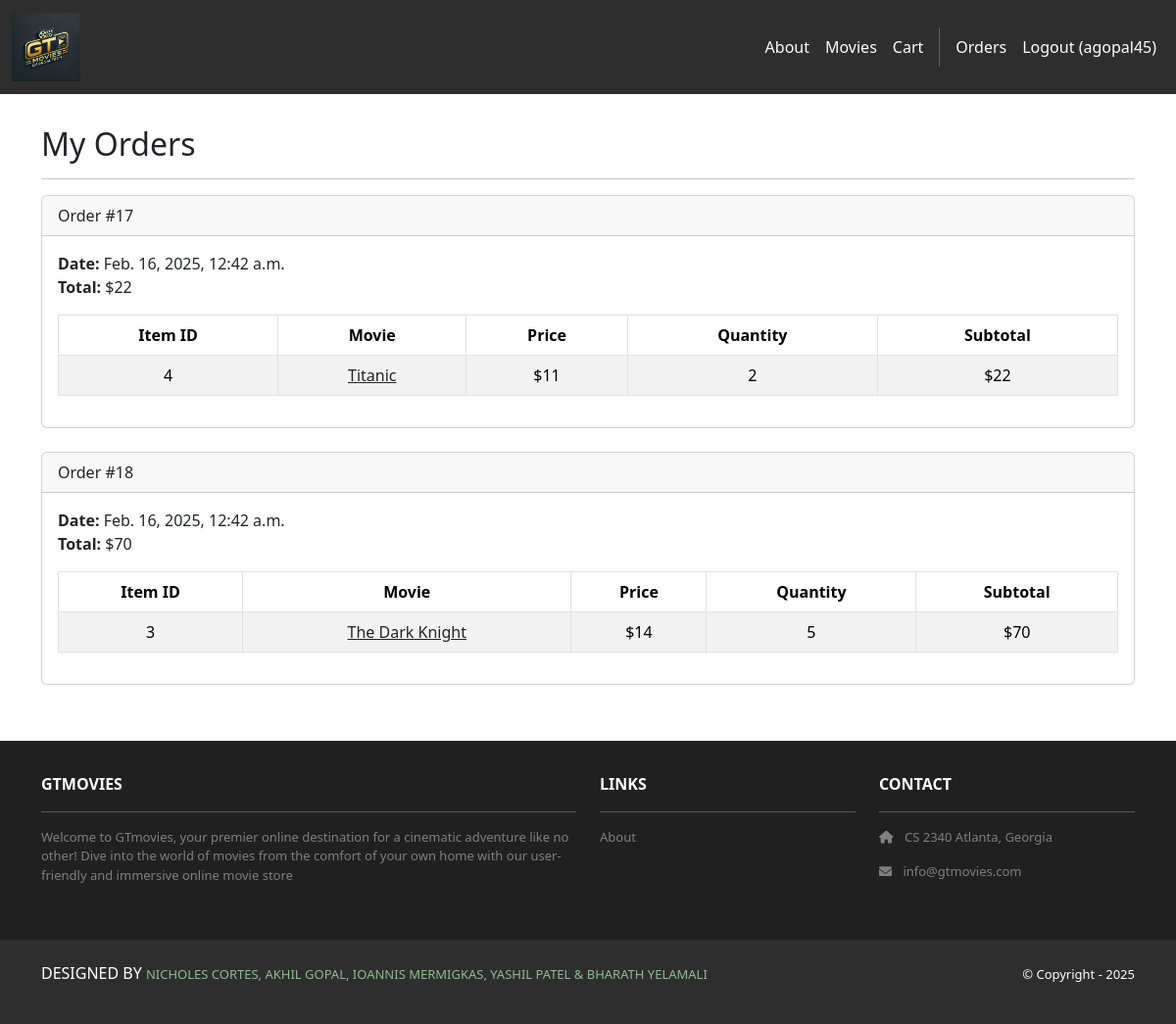
Page /accounts/orders/ (signed in) on the committed database.
### cart/models.py (models this page shows, shortened)
class Order(models.Model):
    id = models.AutoField(primary_key=True)
    total = models.IntegerField()
    date = models.DateTimeField(auto_now_add=True)
    user = models.ForeignKey(User, on_delete=models.CASCADE)

class Item(models.Model):
    id = models.AutoField(primary_key=True)
    price = models.IntegerField()
    quantity = models.IntegerField()
    order = models.ForeignKey(Order, on_delete=models.CASCADE)
    movie = models.ForeignKey(Movie, on_delete=models.CASCADE)

### movies/models.py (models this page shows, shortened)
class Movie(models.Model):
    id = models.AutoField(primary_key=True)
    name = models.CharField(max_length=255)
    price = models.IntegerField()
    description = models.TextField()
    image = models.ImageField(upload_to='movie_images/')

### accounts/views.py (the view)
# urls.py: path('orders/', views.orders, name='accounts.orders'),
@login_required
def orders(request):
    template_data = {}
    template_data['title'] = 'Orders'
    template_data['orders'] = request.user.order_set.all()
    return render(request, 'accounts/orders.html',
        {'template_data': template_data})

### cart/templatetags/cart_filters.py (called while the page is built)
@register.filter
def multiply(x, y):
    return x * y

### accounts/templates/accounts/orders.html
{% extends 'base.html' %}
{% block content %}
{% load cart_filters %}
<div class="p-3">
  <div class="container">
    <div class="row mt-3">
      <div class="col mx-auto mb-3">
        <h2>My Orders</h2>
        <hr />
        {% for order in template_data.orders %}
        <div class="card mb-4">
          <div class="card-header">
            Order #{{ order.id }}
          </div>
          <div class="card-body">
            <b>Date:</b> {{ order.date }}<br />
            <b>Total:</b> ${{ order.total }}<br />
            <table class="table table-bordered
              table-striped text-center mt-3">
              <thead>
                <tr>
                  <th scope="col">Item ID</th>
                  <th scope="col">Movie</th>
                  <th scope="col">Price</th>
                  <th scope="col">Quantity</th>
                  <th scope="col">Subtotal</th>
                </tr>
              </thead>
              <tbody>
                {% for item in order.item_set.all %}
                <tr>
                  <td>{{ item.movie.id }}</td>
                  <td>
                    <a class="link-dark"
                      href="{% url 'movies.show' id=item.movie.id %}">
                      {{ item.movie.name }}
                    </a>
                  </td>
                  <td>${{ item.movie.price }}</td>
                  <td>{{ item.quantity }}</td>
                  <td>${{ item.movie.price|multiply:item.quantity }}</td>
                </tr>
                {% endfor %}
              </tbody>
            </table>
          </div>
        </div>
        {% endfor %}
      </div>
    </div>
  </div>
</div>
{% endblock content %}

### GTmovies/templates/base.html (shortened to what this page needs)
<!DOCTYPE html>
<html>
    {% load static %}
    <head>
        <link href="https://cdn.jsdelivr.net/npm/bootstrap@5.3.3/dist/css/bootstrap.min.css" rel="stylesheet">
        <link rel="stylesheet" href="https://cdnjs.cloudflare.com/ajax/libs/font-awesome/6.0.0/css/all.min.css">
        <link rel="stylesheet" type="text/css" href="{% static 'css/style.css' %}">
    </head>
    <body>
        <nav class="navbar navbar-expand-lg navbar-dark bg-dark">
            <div class="container-fluid">
                <a class="navbar-brand" href="{% url 'home.index' %}">
                    <img src="{% static 'img/logo.webp' %}" height = "70" alt="Logo" class="my-logo">
                </a>
                <div class="collapse navbar-collapse" id="navbarNav">
                    <ul class="navbar-nav ms-auto">
                        <li class="nav-item">
                            <a class="nav-link" href="{% url 'home.about' %}">About</a>
                        </li>
                        <li class="nav-item">
                            <a class="nav-link" href="{% url 'movies.index' %}">Movies</a>
                        </li>
                        <li class="nav-item">
                            <a class="nav-link" href="{% url 'cart.index' %}">Cart</a>
                        </li>
                        {% if user.is_authenticated %}
                            <a class="nav-link"
                                href="{% url 'accounts.orders' %}">Orders
                            </a>
                            <li class="nav-item">
                                <a class="nav-link" href="{% url 'accounts.logout' %}">Logout ({{ user.username }})</a>
                            </li>
                        {% endif %}
                    </ul>
                </div>
            </div>
        </nav>
        <div class="main-content">
            {% block content %}
            {% endblock %}
        </div>
        <section class="p-3 ms-footer d-none d-md-block">
            <div class="container">
                <div class="row mt-3 text-white">
                    <div class="col-md-6 col-lg-6 col-xl-6 mx-auto mb-4">
                        <b>GTMOVIES</b>
                        <hr/>
                        <p>
                            Welcome to GTmovies, your premier online destination for a cinematic
                            adventure like no other! Dive into the world of movies from the
                            comfort of your own home with our user-friendly and immersive online
                            movie store
                        </p>
                    </div>
                    <div class="col-md-3 col-lg-3 col-xl-3 mx-auto mb-4">
                        <b>LINKS</b>
                        <hr />
                        <p>
                            <a class="nav-link" href="{% url 'home.about' %}">About</a>
                        </p>
                    </div>
                    <div class="col-md-3 col-lg-3 col-xl-3 mx-auto mb-4">
                        <b>CONTACT</b>
                        <hr />
                        <p>
                            <i class="fas fa-home me-2"></i>
                            CS 2340 Atlanta, Georgia
                        </p>
                        <p>
                            <i class="fas fa-envelope me-2"></i>
                                info@gtmovies.com
                        </p>
                    </div>
                </div>
            </div>
        </section>
        <section class="p-3 ms-footer-bottom bg-dark">
            <div class="container d-flex justify-content-between">
                <div class="me-5 text-white">
                    <p>
                        DESIGNED BY
                        <span style="color:darkseagreen">
                            NICHOLES CORTES,
                            AKHIL GOPAL,
                            IOANNIS MERMIGKAS,
                            YASHIL PATEL &
                            BHARATH YELAMALI
                        </span>
                    </p>
                </div>
                <div class="text-white">
                    <span>© Copyright - 2025</span>
                </div>
            </div>
        </section>
    </body>
</html>

### GTmovies/static/css/style.css (style rules this page uses)
.navbar a.nav-link { color: #FFFEF6 !important; }
.bg-dark { background-color: #2E2E2E !important; }
.ms-footer { background-color: #202020; }
.ms-footer p { color: #7F7F7F; font-size: 13px; }
.ms-footer-bottom span { font-size: 13px; line-height: 38px; }
html, body { height: 100%; margin: 0; display: flex; flex-direction: column; }
.main-content { flex: 1; }
.ms-footer { margin-top: auto; }
img { max-width: 100%; height: auto; display: block; }
.navbar-brand img { max-width: none !important; height: 70px !important; }
html, body { overflow-x: hidden !important; margin: 0; padding: 0; width: 100vw; }
.navbar, .ms-footer, .ms-footer-bottom { min-width: 100vw !important; width: 100% !important; }

### rows in the picture
Order: id "17", date "Feb. 16, 2025, 12:42 a.m.", total "22"
Item: movie.id "4", movie.name "Titanic", movie.price "11", quantity "2", movie.price|multiply "22"
Order: id "18", date "Feb. 16, 2025, 12:42 a.m.", total "70"
Item: movie.id "3", movie.name "The Dark Knight", movie.price "14", quantity "5", movie.price|multiply "70"

### other values in the picture
{{ user.username }} "agopal45"
